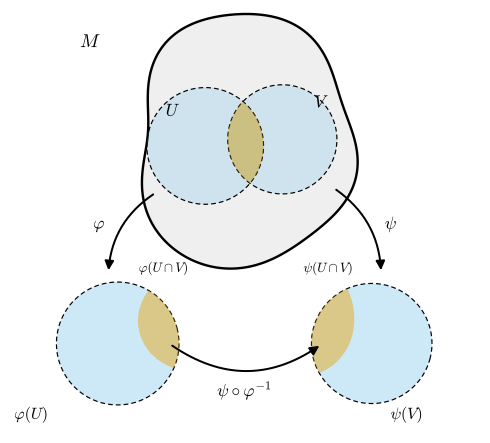

This figure's Python source:
"""그림 11.2.1: 두 차트의 좌표변환 ψ∘φ^{-1} (11.2절, 정의 11.2.1). (개념도)

위: 위상다양체 M(얼룩)과 겹치는 두 열린집합 U(원판, 중심 cU, 반지름 0.62)와 V(원판, 중심 cV, 반지름 0.58).
아래 왼쪽: φ(U) ⊆ R^n, 아래 오른쪽: ψ(V) ⊆ R^n. 진하게 칠한 곳이 φ(U ∩ V), ψ(U ∩ V)이다.
φ, ψ는 명시적인 단사 매끄러운 사상(회전·확대 + 작은 이차 섭동)으로 정했다. 모양은 개념도다.

실행: 프로젝트 루트에서 ``PYTHONPATH=tools python3 chapters/11-smooth-manifolds/figures/fig-11-2-1-transition.py``
"""

import dgfig

dgfig.setup()

import matplotlib.pyplot as plt
import numpy as np
from matplotlib.patches import FancyArrowPatch, Polygon

C = dgfig.COLORS
LW = dgfig.LW

cU, rU = np.array([-0.42, 1.55]), 0.62
cV, rV = np.array([0.40, 1.62]), 0.58


def rot(a):
    return np.array([[np.cos(a), -np.sin(a)], [np.sin(a), np.cos(a)]])


def phi(z):
    w = (np.asarray(z, float) - cU) @ rot(0.25).T * 1.05
    w = w + 0.12 * np.stack([w[..., 1] ** 2, -w[..., 0] * w[..., 1]], axis=-1)
    return w + np.array([-1.35, -0.55])


def psi(z):
    w = (np.asarray(z, float) - cV) @ rot(-0.35).T * 1.1
    w = w + 0.14 * np.stack([-w[..., 0] * w[..., 1], w[..., 0] ** 2], axis=-1)
    return w + np.array([1.35, -0.55])


def circle(c, r, n=240):
    t = np.linspace(0, 2 * np.pi, n, endpoint=False)
    return c + r * np.stack([np.cos(t), np.sin(t)], axis=1)


def lens(n=200):
    """U ∩ V의 경계: V 안에 있는 U의 호 + U 안에 있는 V의 호."""
    t = np.linspace(0, 2 * np.pi, 4000, endpoint=False)
    a = cU + rU * np.stack([np.cos(t), np.sin(t)], axis=1)
    b = cV + rV * np.stack([np.cos(t), np.sin(t)], axis=1)
    a_in = a[np.linalg.norm(a - cV, axis=1) <= rV]
    b_in = b[np.linalg.norm(b - cU, axis=1) <= rU]
    pts = np.concatenate([a_in, b_in])
    ctr = pts.mean(axis=0)
    ang = np.arctan2(pts[:, 1] - ctr[1], pts[:, 0] - ctr[0])
    return pts[np.argsort(ang)]


# 자기검사 (§12.1): 렌즈의 점은 U와 V 모두에 있다. φ, ψ는 U, V 위에서 단사(표본)이고 야코비 행렬식이 0이 아니다.
L = lens()
assert np.all(np.linalg.norm(L - cU, axis=1) <= rU + 1e-9) and np.all(np.linalg.norm(L - cV, axis=1) <= rV + 1e-9)
rng = np.random.default_rng(3)
for f, c, r in ((phi, cU, rU), (psi, cV, rV)):
    s = c + r * np.sqrt(rng.uniform(0, 1, 300))[:, None] * np.stack([np.cos(t := rng.uniform(0, 2 * np.pi, 300)), np.sin(t)], 1)
    img = f(s)
    din = np.linalg.norm(s[:, None] - s[None], axis=-1)
    dout = np.linalg.norm(img[:, None] - img[None], axis=-1)
    assert np.all((din < 1e-12) == (dout < 1e-12))
    h = 1e-6
    for z in s[:50]:
        J = np.column_stack([(f(z + [h, 0]) - f(z - [h, 0])) / (2 * h), (f(z + [0, h]) - f(z - [0, h])) / (2 * h)])
        assert abs(np.linalg.det(J)) > 0.3

fig, ax = plt.subplots(figsize=(6.0, 4.6))
dgfig.schematic_axes(ax, (-2.55, 2.55), (-1.55, 3.05))

# M
dgfig.blob(ax, center=(0.0, 1.6), radius=1.25, seed=4, amp=0.1, fill="surface", fill_alpha=0.35)
for c, r in ((cU, rU), (cV, rV)):
    P = circle(c, r)
    ax.add_patch(Polygon(P, closed=True, facecolor=C["region"], alpha=0.22, lw=0, zorder=2))
    ax.add_patch(Polygon(P, closed=True, fill=False, edgecolor=C["main"], lw=0.9, ls=(0, (4, 2.5)), zorder=3))
ax.add_patch(Polygon(L, closed=True, facecolor=C["accent"], alpha=0.45, lw=0, zorder=3))
ax.text(cU[0] - 0.42, cU[1] + 0.32, r"$U$", fontsize=13)
ax.text(cV[0] + 0.34, cV[1] + 0.34, r"$V$", fontsize=13)
ax.text(-1.75, 2.75, r"$M$", fontsize=14, va="top")

# 아래 두 치역
for f, c, r, lab, pos in ((phi, cU, rU, r"$\varphi(U)$", (-2.45, -1.35)), (psi, cV, rV, r"$\psi(V)$", (1.55, -1.35))):
    P = f(circle(c, r))
    ax.add_patch(Polygon(P, closed=True, facecolor=C["region"], alpha=0.3, lw=0, zorder=2))
    ax.add_patch(Polygon(P, closed=True, fill=False, edgecolor=C["main"], lw=0.9, ls=(0, (4, 2.5)), zorder=3))
    ax.add_patch(Polygon(f(L), closed=True, facecolor=C["accent"], alpha=0.45, lw=0, zorder=3))
    ax.text(*pos, lab, fontsize=12)
qa, qb = phi(L).mean(axis=0), psi(L).mean(axis=0)
ax.text(qa[0] + 0.05, qa[1] + 0.62, r"$\varphi(U\cap V)$", fontsize=10, ha="center")
ax.text(qb[0] - 0.05, qb[1] + 0.62, r"$\psi(U\cap V)$", fontsize=10, ha="center")


def arrow(p0, p1, rad, label, lab_xy, fs=13):
    a = FancyArrowPatch(p0, p1, arrowstyle="-|>", mutation_scale=14, connectionstyle=f"arc3,rad={rad}",
                        color=C["main"], lw=LW["vector"], shrinkA=2, shrinkB=2, zorder=10)
    ax.add_patch(a)
    ax.text(*lab_xy, label, fontsize=fs, ha="center", va="center")


arrow((-0.95, 1.05), (-1.45, 0.2), 0.25, r"$\varphi$", (-1.55, 0.72))
arrow((0.95, 1.1), (1.45, 0.2), -0.25, r"$\psi$", (1.55, 0.72))
pa = phi(L).mean(axis=0) + np.array([0.12, -0.15])
pb = psi(L).mean(axis=0) + np.array([-0.12, -0.15])
arrow(pa, pb, 0.35, r"$\psi\circ\varphi^{-1}$", (0.0, -1.05))

fig.subplots_adjust(left=0.01, right=0.99, top=0.99, bottom=0.01)
dgfig.save(fig, __file__)
